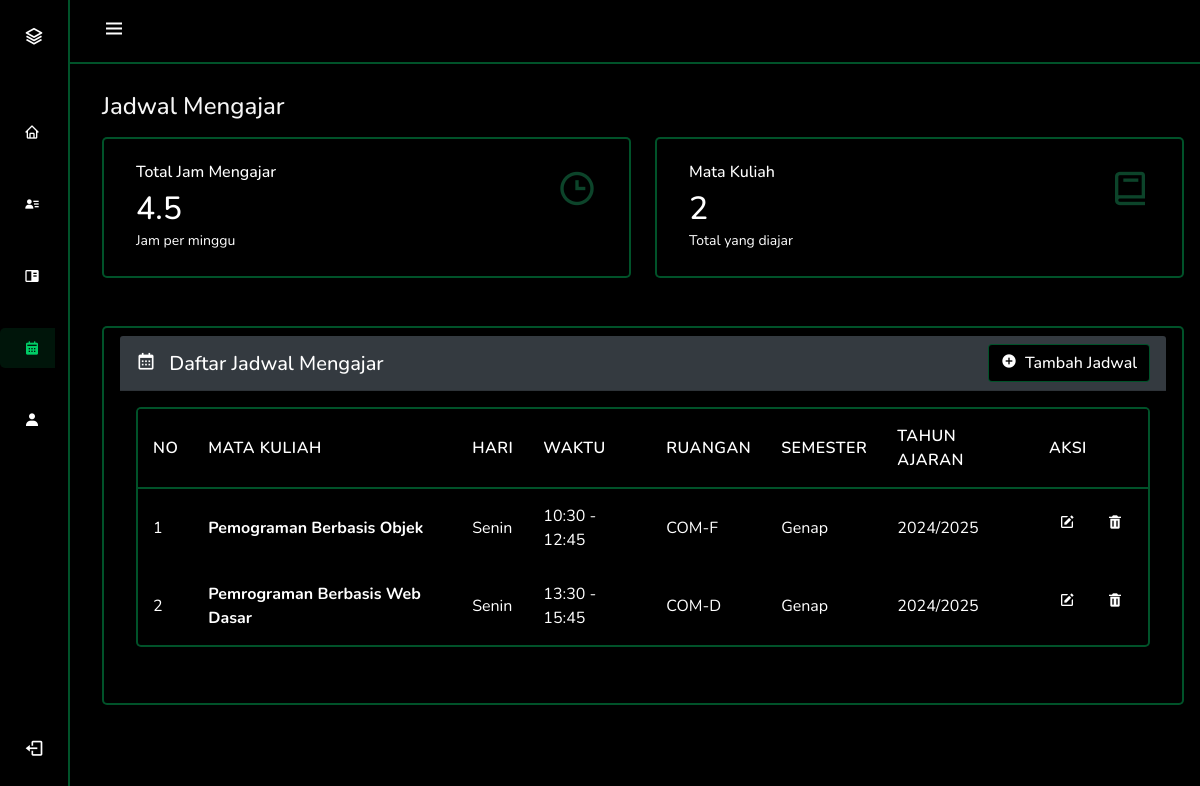
The app's page /views/dosen/pages/jadwal-mengajar.php (signed in) with its own data.
### tables this page shows
CREATE TABLE `jadwal_kuliah` (
  `id` int(11) NOT NULL,
  `hari` enum('Senin','Selasa','Rabu','Kamis','Jumat','Sabtu') NOT NULL,
  `waktu_mulai` time NOT NULL,
  `waktu_selesai` time NOT NULL,
  `matkul_id` int(11) NOT NULL,
  `ruangan` varchar(20) DEFAULT NULL,
  `dosen_nip` varchar(20) NOT NULL,
  `semester` enum('Ganjil','Genap') NOT NULL,
  `tahun_ajaran` varchar(9) NOT NULL
);

CREATE TABLE `matkul` (
  `id` int(11) NOT NULL,
  `kode` char(8) DEFAULT NULL,
  `matakuliah` varchar(100) DEFAULT NULL,
  `dosen` varchar(100) DEFAULT NULL,
  `kelas` varchar(20) DEFAULT NULL,
  `wp` enum('W','P') DEFAULT NULL,
  `sks` int(11) DEFAULT NULL,
  `semester` tinyint(4) DEFAULT NULL,
  `prodi` varchar(10) DEFAULT NULL,
  `created_at` timestamp NOT NULL DEFAULT current_timestamp(),
  `updated_at` timestamp NOT NULL DEFAULT current_timestamp() ON UPDATE current_timestamp()
);

### views/dosen/pages/jadwal-mengajar.php (the view, shortened to what this page needs)
<?php
require_once '../../../includes/config.php';
$user_id = $_SESSION['user_id'];
$verify_dosen_sql = "SELECT d.nip FROM dosen d
                    JOIN users u ON d.user_id = u.id
                    WHERE u.id = ? AND u.role = 'dosen'";
$verify_dosen_stmt = $conn->prepare($verify_dosen_sql);
$verify_dosen_stmt->bind_param("i", $user_id);
$verify_dosen_stmt->execute();
$verify_dosen_result = $verify_dosen_stmt->get_result();
$dosen_data = $verify_dosen_result->fetch_assoc();
$dosen_nip = $dosen_data['nip'];
$page = isset($_GET['page']) ? (int)$_GET['page'] : 1;
$per_page = 10;
$offset = ($page - 1) * $per_page;
$sql = "SELECT jk.*, mk.matakuliah
        FROM jadwal_kuliah jk
        JOIN matkul mk ON jk.matkul_id = mk.id
        WHERE jk.dosen_nip = ?
        ORDER BY
        CASE jk.hari
            WHEN 'Senin' THEN 1
            WHEN 'Selasa' THEN 2
            WHEN 'Rabu' THEN 3
            WHEN 'Kamis' THEN 4
            WHEN 'Jumat' THEN 5
            WHEN 'Sabtu' THEN 6
            WHEN 'Minggu' THEN 7
        END,
        jk.waktu_mulai ASC
        LIMIT ?, ?";
$stmt = $conn->prepare($sql);
$stmt->bind_param("sii", $dosen_nip, $offset, $per_page);
$stmt->execute();
$result = $stmt->get_result();
$stats_sql = "SELECT SUM(TIME_TO_SEC(TIMEDIFF(waktu_selesai, waktu_mulai))/3600) as total_jam
              FROM jadwal_kuliah
              WHERE dosen_nip = ?";
$stats_stmt = $conn->prepare($stats_sql);
$stats_stmt->bind_param("s", $dosen_nip);
$stats_stmt->execute();
$stats_stmt->bind_result($total_jam);
$matkul_count_sql = "SELECT COUNT(DISTINCT matkul_id) as total_matkul
                     FROM jadwal_kuliah
                     WHERE dosen_nip = ?";
$matkul_count_stmt = $conn->prepare($matkul_count_sql);
$matkul_count_stmt->bind_param("s", $dosen_nip);
$matkul_count_stmt->execute();
$matkul_count_stmt->bind_result($total_matkul);
?>
<!DOCTYPE html>
<html lang="id">
<head>
    <link rel="stylesheet" href="https://cdn.jsdelivr.net/npm/bootstrap@5.0.0-beta1/dist/css/bootstrap.min.css" />
    <link rel="stylesheet" href="https://cdn.jsdelivr.net/npm/boxicons@latest/css/boxicons.min.css" />
    <link rel="stylesheet" href="../../../css/style.css" />
    <link rel="stylesheet" href="../../../css/table.css" />
    <link rel="stylesheet" href="https://cdnjs.cloudflare.com/ajax/libs/font-awesome/6.0.0-beta3/css/all.min.css" />
</head>
<body id="body-pd">
    <header class="header" id="header">
        <div class="header_toggle">
            <i class="bx bx-menu" id="header-toggle"></i>
        </div>
    </header>
    <div class="l-navbar" id="nav-bar">
        <nav class="nav">
            <div>
                <a href="#" class="nav_logo">
                    <i class="bx bx-layer nav_logo-icon"></i>
                    <span class="nav_logo-name">UIN Sumatera Utara</span><br />
                </a>
                <div class="nav_list">
                    <a href="../dashboard.php" class="nav_link">
                        <i class="bx bx-home"></i>
                    </a>
                    <a href="daftar-mahasiswa.php" class="nav_link">
                        <i class="bx bxs-user-detail"></i>
                    </a>
                    <a href="input-nilai.php" class="nav_link">
                        <i class="bx bxs-book-content"></i>
                    </a>
                    <a href="jadwal-mengajar.php" class="nav_link active">
                        <i class="bx bxs-calendar"></i>
                    </a>
                    <a href="profil-dosen.php" class="nav_link">
                        <i class="bx bxs-user"></i>
                    </a>
                </div>
            </div>
            <a href="../../../logout.php" class="nav_link">
                <i class='bx bx-log-out nav_icon'></i>
            </a>
        </nav>
    </div>
    <main>
        <div class="row mb-4">
            <div class="col-md-12">
                <h4 class="mb-3">Jadwal Mengajar</h4>
            </div>
            <div class="col-lg-6 mb-4">
                <div class="card fade-in">
                    <div class="card-body">
                        <div class="d-flex justify-content-between">
                            <div>
                                <h6 class="card-title">Total Jam Mengajar</h6>
                                <h2 class="mb-0"><?php echo number_format($total_jam, 1); ?></h2>
                                <small>Jam per minggu</small>
                            </div>
                            <div class="stats-icon">
                                <i class="bx bx-time text-success"></i>
                            </div>
                        </div>
                    </div>
                </div>
            </div>
            <div class="col-lg-6 mb-4">
                <div class="card fade-in">
                    <div class="card-body">
                        <div class="d-flex justify-content-between">
                            <div>
                                <h6 class="card-title">Mata Kuliah</h6>
                                <h2 class="mb-0"><?php echo $total_matkul; ?></h2>
                                <small>Total yang diajar</small>
                            </div>
                            <div class="stats-icon">
                                <i class="bx bx-book text-success"></i>
                            </div>
                        </div>
                    </div>
                </div>
            </div>
        </div>
        <div class="card mb-4 fade-in">
            <div class="card-header text-white" style="background-color: #343a40;">
                <div class="d-flex justify-content-between align-items-center">
                    <h5 class="mb-0">
                        <i class="bx bx-calendar me-2"></i>
                        Daftar Jadwal Mengajar
                    </h5>
                    <button class="btn btn-success" data-bs-toggle="modal" data-bs-target="#tambahModal">
                        <i class="bx bxs-plus-circle me-2"></i>Tambah Jadwal
                    </button>
                </div>
            </div>
            <div class="card-body">
                <?php if ($result->num_rows > 0): ?>
                    <div class="table-responsive">
                        <table class="table-custom">
                            <thead class="table-dark">
                                <tr>
                                    <th>No</th>
                                    <th>Mata Kuliah</th>
                                    <th>Hari</th>
                                    <th>Waktu</th>
                                    <th>Ruangan</th>
                                    <th>Semester</th>
                                    <th>Tahun Ajaran</th>
                                    <th>Aksi</th>
                                </tr>
                            </thead>
                            <tbody>
                                <?php $no = $offset + 1; ?>
                                <?php while ($row = $result->fetch_assoc()): ?>
                                    <tr class="fade-in">
                                        <td><?php echo $no++; ?></td>
                                        <td>
                                            <strong><?php echo htmlspecialchars($row['matakuliah']); ?></strong>
                                        </td>
                                        <td><?php echo htmlspecialchars($row['hari']); ?></td>
                                        <td><?php echo date('H:i', strtotime($row['waktu_mulai'])); ?> - <?php echo date('H:i', strtotime($row['waktu_selesai'])); ?></td>
                                        <td><?php echo !empty($row['ruangan']) ? htmlspecialchars($row['ruangan']) : '-'; ?></td>
                                        <td><?php echo htmlspecialchars($row['semester']); ?></td>
                                        <td><?php echo htmlspecialchars($row['tahun_ajaran']); ?></td>
                                        <td class="action-buttons">
                                                <a href="#" class="edit" data-bs-toggle="modal" data-bs-target="#editModal<?php echo $row['id']; ?>">
                                                    <i class="bx bxs-edit"></i>
                                                </a>
                                                <a href="?delete_id=<?php echo $row['id']; ?>" class="delete" onclick="return confirm('Apakah Anda yakin ingin menghapus jadwal ini?')">
                                                    <i class="bx bxs-trash"></i>
                                                </a>
                                        </td>
                                    </tr>
                                <?php endwhile; ?>
                            </tbody>
                        </table>
                    </div>
                <?php endif; ?>
            </div>
        </div>
    </main>
</body> </html><?php  ?>

### css/style.css (style rules this page uses)
:root { --header-height: 3rem; --nav-width: 70px; --body-font: "Nunito", sans-serif; --normal-font-size: 1rem; --z-fixed: 100; }
body { position: relative; margin: var(--header-height) 0 0 0; padding: 0 1rem; font-family: var(--body-font); font-size: var(--normal-font-size); background-color: black; color: #f5f5f5; transition: 0.5s; overflow-x: hidden; }
a { text-decoration: none; }
.header { width: 100%; height: var(--header-height); position: fixed; top: 0; left: 0; display: flex; align-items: center; justify-content: space-between; padding: 0 1rem; background-color: rgb(0, 0, 0); border-bottom: 2px solid #00cc6666; z-index: var(--z-fixed); transition: 0.5s; }
.header_toggle { color: rgb(255, 255, 255); font-size: 1.5rem; cursor: pointer; }
.header_toggle::after { margin-left: 150px; }
.l-navbar { position: fixed; top: 0; left: -30%; width: var(--nav-width); height: 100vh; background-color: black; padding: 0.5rem 0.5rem 0 0; transition: 0.5s; z-index: var(--z-fixed); border-right: 2px solid #00cc6666; }
.nav { height: 100%; display: flex; flex-direction: column; justify-content: space-between; overflow: hidden; }
.nav_logo, .nav_link { display: grid; grid-template-columns: max-content max-content; align-items: center; column-gap: 1rem; padding: 0.5rem 0 0.5rem 1.5rem; color: #ffffff; }
.nav_logo { margin-bottom: 2rem; }
.nav_logo-icon { font-size: 1.25rem; color: rgb(255, 255, 255); }
.nav_link { position: relative; color: rgb(255, 255, 255); margin-bottom: 2rem; transition: 0.3s; border-radius: 5px; }
.nav_icon { font-size: 1.25rem; }
.active { color: #00cc66; background-color: #00cc661a; border-radius: 5px; transition: all 0.3s ease-in-out; }
.active::before { display: block; background-color: #00cc6666; }
main { margin-top: 5.75rem !important; }
.card { display: flex; justify-content: space-between; align-items: left; padding: 0.5rem 1rem; background-color: #000000; border-radius: 5px; color: #ffffff; text-align: left; position: relative; flex-direction: column; min-width: 0; word-wrap: break-word; background-clip: border-box; border: 2px solid #00cc6666; }
@media screen and (min-width: 768px) { body { margin: calc(var(--header-height) + 1rem) 0 0 0; padding-left: calc(var(--nav-width) + 2rem); } }
@media screen and (min-width: 768px) { .header { height: calc(var(--header-height) + 1rem); padding: 0 2rem 0 calc(var(--nav-width) + 2rem); } }
@media screen and (min-width: 768px) { .l-navbar { left: 0; padding: 1rem 0.8rem 0 0; } }

### css/table.css (style rules this page uses)
.table-custom { width: 100%; border-collapse: separate; border-spacing: 0; background-color: #000000; border-radius: 5px; color: #ffffff; text-align: left; margin-bottom: 2rem; background-clip: border-box; border: 2px solid #00cc6666; overflow: hidden; }
.table-custom thead { background-color: #000000; }
.table-custom thead th { color: #ffffff; border-bottom: 2px solid #00cc6666; font-weight: 600; text-transform: uppercase; font-size: 1rem; letter-spacing: 0.5px; }
.table-custom th, .table-custom td { padding: 15px; }
.table-custom tbody tr { transition: all 0.2s ease; }
.table-custom tbody tr:last-child td { border-bottom: none; }
.action-buttons { display: flex; gap: 12px; justify-content: flex-start; align-items: center; }
.action-buttons a { display: inline-flex; align-items: center; justify-content: center; width: 36px; height: 36px; border-radius: 5px; transition: all 0.2s ease; color: #ffffff; text-decoration: none; }
.btn { display: inline-block; font-weight: 500; text-align: center; white-space: nowrap; vertical-align: middle; user-select: none; border: 1px solid transparent; padding: 0.375rem 0.75rem; font-size: 1rem; line-height: 1.5; border-radius: 0.25rem; transition: all 0.15s ease-in-out; cursor: pointer; }
.btn-success { color: #fff; background-color: #000000; border-color: #00cc6666; }

### views/dosen/pages/jadwal-mengajar.php (style rules this page uses)
.table-responsive { overflow-x: auto; }
.stats-icon { font-size: 2.5rem; opacity: 0.5; }
.fade-in { opacity: 0; animation: fadeIn 0.5s ease-in forwards; }

### records on screen
jadwal_kuliah: matkul.matakuliah "Pemograman Berbasis Objek", hari "Senin", waktu_mulai "10:30", waktu_selesai "12:45", ruangan "COM-F", semester "Genap", tahun_ajaran "2024/2025"
jadwal_kuliah: matkul.matakuliah "Pemrograman Berbasis Web Dasar", hari "Senin", waktu_mulai "13:30", waktu_selesai "15:45", ruangan "COM-D", semester "Genap", tahun_ajaran "2024/2025"

### other values on screen
$total_jam "4.5"
$total_matkul "2"
